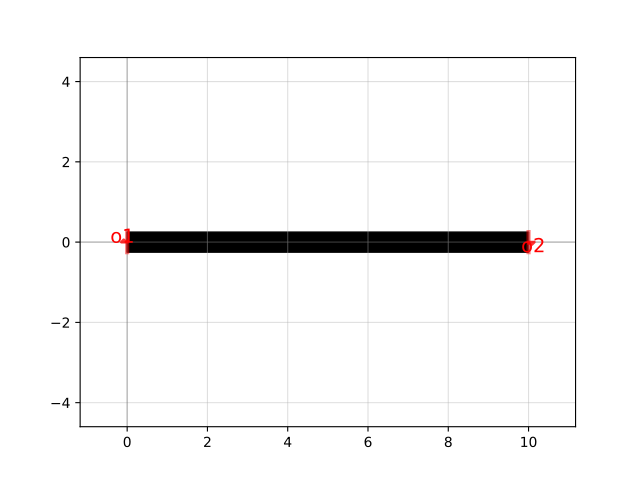

Recreate this plot in Python.
import gdsfactory as gf

c = gf.components.straight(length=10.0, npoints=2, with_bbox=True, cross_section='strip')
c.plot()
